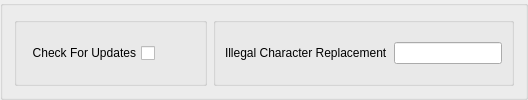
                <widget class="QGroupBox" name="gb1_4">
                 <property name="title">
                  <string/>
                 </property>
                 <property name="flat">
                  <bool>true</bool>
                 </property>
                 <layout class="QHBoxLayout" name="horizontalLayout_32">
                  <item>
                   <widget class="QGroupBox" name="group_playlist_cfg_m3u_7">
                    <property name="title">
                     <string/>
                    </property>
                    <layout class="QHBoxLayout" name="horizontalLayout_80">
                     <item>
                      <widget class="QCheckBox" name="check_for_updates">
                       <property name="toolTip">
                        <string/>
                       </property>
                       <property name="layoutDirection">
                        <enum>Qt::RightToLeft</enum>
                       </property>
                       <property name="text">
                        <string>Check For Updates</string>
                       </property>
                      </widget>
                     </item>
                     <item>
                      <spacer name="horizontalSpacer_6">
                       <property name="orientation">
                        <enum>Qt::Horizontal</enum>
                       </property>
                       <property name="sizeHint" stdset="0">
                        <size>
                         <width>40</width>
                         <height>20</height>
                        </size>
                       </property>
                      </spacer>
                     </item>
                    </layout>
                   </widget>
                  </item>
                  <item>
                   <widget class="QGroupBox" name="group_lyrics_cfg_only_synced_3">
                    <property name="title">
                     <string/>
                    </property>
                    <layout class="QHBoxLayout" name="horizontalLayout_48">
                     <item>
                      <widget class="QLabel" name="lb_illegal_character_replacement">
                       <property name="text">
                        <string>Illegal Character Replacement</string>
                       </property>
                      </widget>
                     </item>
                     <item>
                      <widget class="QLineEdit" name="illegal_character_replacement"/>
                     </item>
                    </layout>
                   </widget>
                  </item>
                 </layout>
                </widget>
